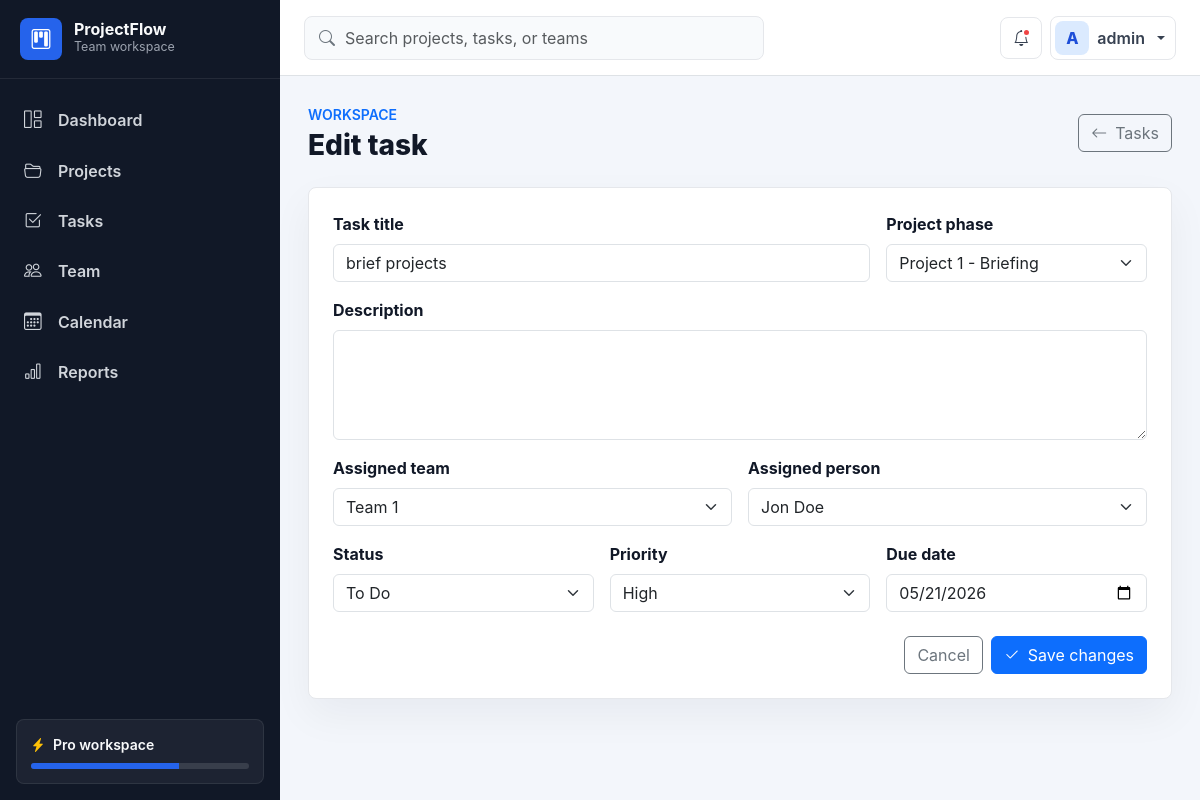
The page /tasks/1/edit/ (signed in) on the database its author committed.
### tasks/models.py (models this page shows, shortened)
class Task(models.Model):
    STATUS_CHOICES = [
        ('todo', 'To Do'),
        ('in_progress', 'In Progress'),
        ('review', 'In Review'),
        ('done', 'Done'),
        ('blocked', 'Blocked'),
    ]
    PRIORITY_CHOICES = [
        ('low', 'Low'),
        ('medium', 'Medium'),
        ('high', 'High'),
        ('urgent', 'Urgent'),
    ]
    phase = models.ForeignKey(ProjectPhase, on_delete=models.CASCADE, related_name='tasks')
    title = models.CharField(max_length=150)
    description = models.TextField(blank=True)
    assigned_to = models.ForeignKey(Employee, on_delete=models.SET_NULL, null=True, blank=True)
    assigned_team = models.ForeignKey(Team, on_delete=models.SET_NULL, null=True, blank=True, related_name='tasks')
    status = models.CharField(max_length=30, choices=STATUS_CHOICES, default='todo')
    priority = models.CharField(max_length=20, choices=PRIORITY_CHOICES, default='medium')
    due_date = models.DateField(null=True, blank=True)
    created_at = models.DateTimeField(auto_now_add=True)

### tasks/views.py (the view)
# urls.py: path('<int:task_id>/edit/', views.task_edit, name='edit'),
@login_required
def task_edit(request, task_id):
    task = get_object_or_404(Task, id=task_id)
    next_url = get_safe_next_url(request)
    if request.method == 'POST':
        form = TaskForm(request.POST, instance=task)
        if form.is_valid():
            form.save()
            messages.success(request, 'Task updated successfully.')
            if next_url:
                return redirect(next_url)
            return redirect('tasks:list')
    else:
        form = TaskForm(instance=task)
    return render(
        request,
        'tasks/task_form.html',
        {
            'form': form,
            'task': task,
            'form_title': 'Edit task',
            'submit_label': 'Save changes',
            'next_url': next_url,
        },
    )

### tasks/forms.py
class TaskForm(forms.ModelForm):
    def __init__(self, *args, project=None, **kwargs):
        super().__init__(*args, **kwargs)
        if project:
            self.fields['phase'].queryset = project.phases.all()
    class Meta:
        model = Task
        fields = [
            'phase',
            'title',
            'description',
            'assigned_to',
            'assigned_team',
            'status',
            'priority',
            'due_date',
        ]
        widgets = {
            'phase': forms.Select(attrs={'class': 'form-select'}),
            'title': forms.TextInput(attrs={'class': 'form-control'}),
            'description': forms.Textarea(attrs={'class': 'form-control', 'rows': 4}),
            'assigned_to': forms.Select(attrs={'class': 'form-select'}),
            'assigned_team': forms.Select(attrs={'class': 'form-select'}),
            'status': forms.Select(attrs={'class': 'form-select'}),
            'priority': forms.Select(attrs={'class': 'form-select'}),
            'due_date': forms.DateInput(format='%Y-%m-%d', attrs={'class': 'form-control', 'type': 'date'}),
        }

### employees/models.py (called while the page is built)
  def __str__(self):
      return f"{self.first_name} {self.last_name}"

  def __str__(self):
      return self.name

### project/models.py (called while the page is built)
    def __str__(self):
        return self.name

    def __str__(self):
        return f'{self.project} - {self.name}'

### tasks/views.py (called while the page is built)
def get_safe_next_url(request):
    next_url = request.POST.get('next') or request.GET.get('next')
    if next_url and url_has_allowed_host_and_scheme(
        next_url,
        allowed_hosts={request.get_host()},
        require_https=request.is_secure(),
    ):
        return next_url
    return ''

### templates/tasks/task_form.html (shortened to what this page needs)
{% extends 'base.html' %}
{% block page_title %}{{ form_title }}{% endblock %}
{% block page_actions %}
    {% if next_url %}
        <a class="btn btn-outline-secondary" href="{{ next_url }}">
            <i class="bi bi-arrow-left me-2"></i>Back
        </a>
    {% elif project %}
        <a class="btn btn-outline-secondary" href="{% url 'project:detail' project.project_id %}">
            <i class="bi bi-arrow-left me-2"></i>{{ project.name }}
        </a>
    {% else %}
        <a class="btn btn-outline-secondary" href="{% url 'tasks:list' %}">
            <i class="bi bi-arrow-left me-2"></i>Tasks
        </a>
    {% endif %}
{% endblock %}
{% block content %}
    <form method="post" class="content-panel project-form" novalidate>
        <div class="row g-3">
            <div class="col-12 col-lg-8">
                <label class="form-label" for="{{ form.title.id_for_label }}">Task title</label>
                {{ form.title }}
            </div>
            <div class="col-12 col-lg-4">
                <label class="form-label" for="{{ form.phase.id_for_label }}">Project phase</label>
                {{ form.phase }}
            </div>
            <div class="col-12">
                <label class="form-label" for="{{ form.description.id_for_label }}">Description</label>
                {{ form.description }}
            </div>
            <div class="col-12 col-lg-6">
                <label class="form-label" for="{{ form.assigned_team.id_for_label }}">Assigned team</label>
                {{ form.assigned_team }}
            </div>
            <div class="col-12 col-lg-6">
                <label class="form-label" for="{{ form.assigned_to.id_for_label }}">Assigned person</label>
                {{ form.assigned_to }}
            </div>
            <div class="col-12 col-lg-4">
                <label class="form-label" for="{{ form.status.id_for_label }}">Status</label>
                {{ form.status }}
            </div>
            <div class="col-12 col-lg-4">
                <label class="form-label" for="{{ form.priority.id_for_label }}">Priority</label>
                {{ form.priority }}
            </div>
            <div class="col-12 col-lg-4">
                <label class="form-label" for="{{ form.due_date.id_for_label }}">Due date</label>
                {{ form.due_date }}
            </div>
        </div>
        <div class="d-flex flex-wrap justify-content-end gap-2 mt-4">
            {% if next_url %}
                <a class="btn btn-outline-secondary" href="{{ next_url }}">Cancel</a>
            {% elif project %}
                <a class="btn btn-outline-secondary" href="{% url 'project:detail' project.project_id %}">Cancel</a>
            {% else %}
                <a class="btn btn-outline-secondary" href="{% url 'tasks:list' %}">Cancel</a>
            {% endif %}
            <button class="btn btn-primary" type="submit">
                <i class="bi bi-check2 me-2"></i>{{ submit_label }}
            </button>
        </div>
    </form>
{% endblock %}

### templates/includes/navbar.html (shortened to what this page needs)
<nav class="topbar navbar navbar-expand bg-white border-bottom">
    <div class="container-fluid px-3 px-lg-4">
        <div class="topbar-search d-none d-md-flex align-items-center">
            <i class="bi bi-search text-secondary"></i>
            <input type="search" class="form-control" placeholder="Search projects, tasks, or teams" aria-label="Search">
        </div>
        <div class="ms-auto d-flex align-items-center gap-2">
            <button class="btn btn-icon position-relative" type="button" aria-label="Notifications">
                <i class="bi bi-bell"></i>
                <span class="notification-dot"></span>
            </button>
            <div class="dropdown">
                <button class="btn profile-button dropdown-toggle" type="button" data-bs-toggle="dropdown" aria-expanded="false">
                    <span class="avatar">
                        {% if request.user.is_authenticated %}
                            {{ request.user.get_username|first|upper }}
                        {% else %}
                            U
                        {% endif %}
                    </span>
                    <span class="d-none d-sm-inline">
                        {% if request.user.is_authenticated %}
                            {{ request.user.get_username }}
                        {% else %}
                            User
                        {% endif %}
                    </span>
                </button>
            </div>
        </div>
    </div>
</nav>

### static/css/base.css (style rules this page uses)
:root { --sidebar-width: 280px; --sidebar-bg: #111827; --sidebar-muted: #9ca3af; --surface: #ffffff; --page-bg: #f3f6fb; --text-strong: #111827; --text-muted: #6b7280; --border-soft: #e5e7eb; --accent: #2563eb; --accent-strong: #1d4ed8; }
* { box-sizing: border-box; }
body { min-height: 100vh; margin: 0; background: var(--page-bg); color: var(--text-strong); font-family: Inter, system-ui, -apple-system, BlinkMacSystemFont, "Segoe UI", sans-serif; }
.topbar { position: sticky; top: 0; z-index: 1020; min-height: 76px; }
.btn-icon { width: 42px; height: 42px; display: inline-flex; align-items: center; justify-content: center; border: 1px solid var(--border-soft); border-radius: 8px; background: #ffffff; color: #374151; }
.topbar-search { width: min(460px, 42vw); gap: 10px; padding: 0 14px; border: 1px solid var(--border-soft); border-radius: 8px; background: #f8fafc; }
.topbar-search .form-control { height: 42px; padding-inline: 0; border: 0; background: transparent; box-shadow: none; }
.notification-dot { position: absolute; top: 10px; right: 10px; width: 9px; height: 9px; border: 2px solid #ffffff; border-radius: 50%; background: #ef4444; }
.profile-button { min-height: 42px; display: inline-flex; align-items: center; gap: 8px; padding: 4px 10px 4px 4px; border: 1px solid var(--border-soft); border-radius: 8px; background: #ffffff; color: #374151; font-weight: 600; }
.avatar { width: 34px; height: 34px; display: inline-flex; align-items: center; justify-content: center; border-radius: 8px; background: #dbeafe; color: var(--accent-strong); font-weight: 800; }
.table-shell, .content-panel { border: 1px solid var(--border-soft); border-radius: 8px; background: var(--surface); box-shadow: 0 16px 40px rgba(15, 23, 42, 0.05); }
.content-panel { padding: 24px; }
.project-form .form-label { font-weight: 700; }

### rows shown on the page
Task: title "brief projects", phase "Project 1 - Briefing", assigned_team "Team 1", assigned_to "Jon Doe", status "To Do", priority "High", due_date "05/21/2026"

### other values the page prints
{{ request.user.get_username|first|upper }} "A"
{{ request.user.get_username }} "admin"
{{ submit_label }} "Save changes"
